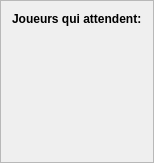
<?xml version="1.0" encoding="UTF-8"?>
<ui version="4.0">
 <class>QWaitingPlayersWidget</class>
 <widget class="QFrame" name="QWaitingPlayersWidget">
  <property name="geometry">
   <rect>
    <x>0</x>
    <y>0</y>
    <width>148</width>
    <height>163</height>
   </rect>
  </property>
  <property name="windowTitle">
   <string>Frame</string>
  </property>
  <property name="frameShape">
   <enum>QFrame::StyledPanel</enum>
  </property>
  <property name="frameShadow">
   <enum>QFrame::Raised</enum>
  </property>
  <layout class="QVBoxLayout" name="verticalLayout">
   <item>
    <widget class="QLabel" name="label">
     <property name="font">
      <font>
       <weight>75</weight>
       <bold>true</bold>
      </font>
     </property>
     <property name="text">
      <string>Joueurs qui attendent:</string>
     </property>
    </widget>
   </item>
   <item>
    <layout class="QHBoxLayout" name="horizontalLayout">
     <item>
      <spacer name="horizontalSpacer">
       <property name="orientation">
        <enum>Qt::Horizontal</enum>
       </property>
       <property name="sizeHint" stdset="0">
        <size>
         <width>40</width>
         <height>20</height>
        </size>
       </property>
      </spacer>
     </item>
     <item>
      <widget class="QPlayerWidget" name="widgetPlayer1" native="true"/>
     </item>
     <item>
      <spacer name="horizontalSpacer_2">
       <property name="orientation">
        <enum>Qt::Horizontal</enum>
       </property>
       <property name="sizeHint" stdset="0">
        <size>
         <width>40</width>
         <height>20</height>
        </size>
       </property>
      </spacer>
     </item>
    </layout>
   </item>
   <item>
    <layout class="QHBoxLayout" name="horizontalLayout_2">
     <property name="spacing">
      <number>0</number>
     </property>
     <item>
      <spacer name="horizontalSpacer_3">
       <property name="orientation">
        <enum>Qt::Horizontal</enum>
       </property>
       <property name="sizeHint" stdset="0">
        <size>
         <width>40</width>
         <height>20</height>
        </size>
       </property>
      </spacer>
     </item>
     <item>
      <widget class="QPlayerWidget" name="widgetPlayer2" native="true"/>
     </item>
     <item>
      <spacer name="horizontalSpacer_4">
       <property name="orientation">
        <enum>Qt::Horizontal</enum>
       </property>
       <property name="sizeHint" stdset="0">
        <size>
         <width>40</width>
         <height>20</height>
        </size>
       </property>
      </spacer>
     </item>
    </layout>
   </item>
   <item>
    <layout class="QHBoxLayout" name="horizontalLayout_3">
     <property name="spacing">
      <number>0</number>
     </property>
     <item>
      <spacer name="horizontalSpacer_5">
       <property name="orientation">
        <enum>Qt::Horizontal</enum>
       </property>
       <property name="sizeHint" stdset="0">
        <size>
         <width>40</width>
         <height>20</height>
        </size>
       </property>
      </spacer>
     </item>
     <item>
      <widget class="QPlayerWidget" name="widgetPlayer3" native="true"/>
     </item>
     <item>
      <spacer name="horizontalSpacer_6">
       <property name="orientation">
        <enum>Qt::Horizontal</enum>
       </property>
       <property name="sizeHint" stdset="0">
        <size>
         <width>40</width>
         <height>20</height>
        </size>
       </property>
      </spacer>
     </item>
    </layout>
   </item>
   <item>
    <spacer name="verticalSpacer">
     <property name="orientation">
      <enum>Qt::Vertical</enum>
     </property>
     <property name="sizeHint" stdset="0">
      <size>
       <width>20</width>
       <height>40</height>
      </size>
     </property>
    </spacer>
   </item>
  </layout>
 </widget>
 <customwidgets>
  <customwidget>
   <class>QPlayerWidget</class>
   <extends>QWidget</extends>
   <header>btmQPlayerWidget.h</header>
   <container>1</container>
  </customwidget>
 </customwidgets>
 <resources/>
 <connections/>
</ui>
